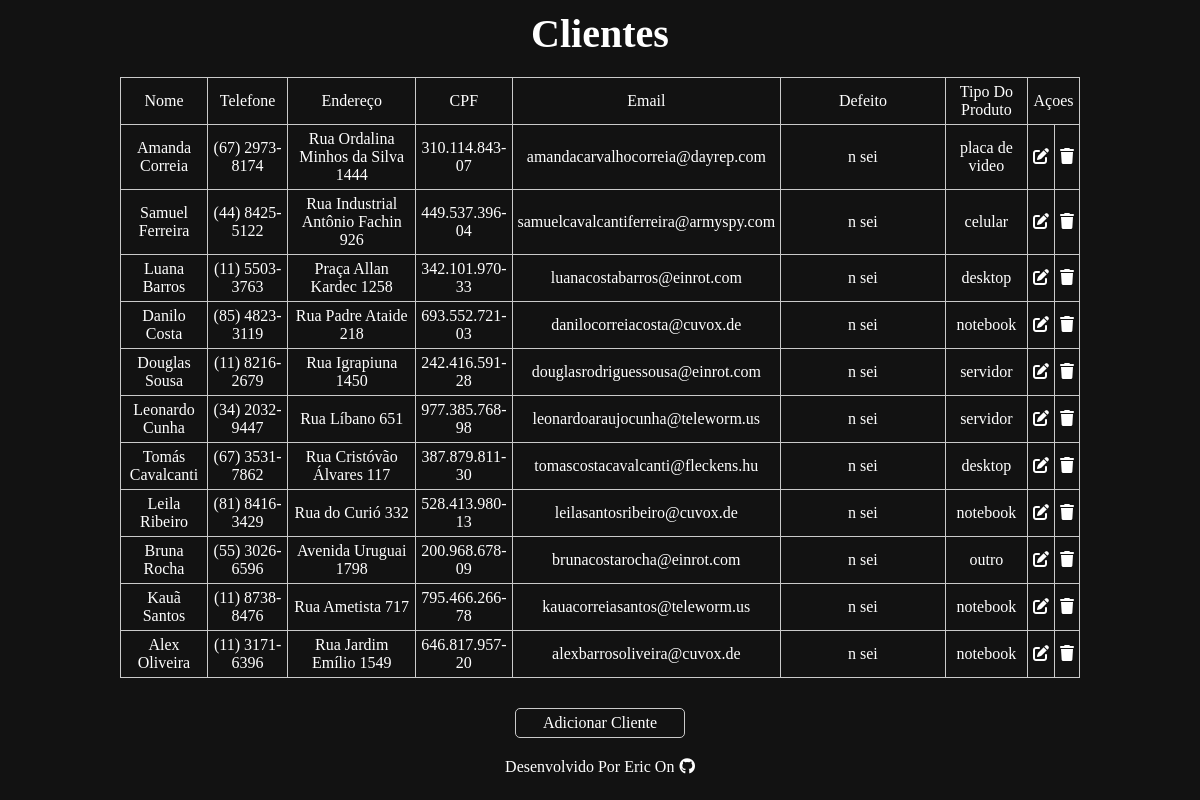
The page / on the database its author committed.
### tables this page shows
CREATE TABLE `clientes` (
  `id_cliente` int(11) NOT NULL AUTO_INCREMENT,
  `nome` varchar(255) NOT NULL,
  `telefone` varchar(255) NOT NULL,
  `endereço` text NOT NULL,
  `cpf` varchar(15) NOT NULL,
  `email` text NOT NULL,
  `defeito` text NOT NULL,
  `id_produto` int(11) DEFAULT NULL,
  `dh_registro` datetime DEFAULT NULL,
  PRIMARY KEY (`id_cliente`)
);

CREATE TABLE `produto` (
  `id_produto` int(11) NOT NULL AUTO_INCREMENT,
  `tipo_produto` varchar(255) NOT NULL,
  PRIMARY KEY (`id_produto`)
);

### index.php (the view, shortened to what this page needs)
<!DOCTYPE html>
<html lang="pt-br">
<head>
    <link rel="stylesheet" href="css/estilo.css">
</head>
<body>
    <h1>Clientes</h1>
    <table border="1">
        <tr>
            <td>Nome</td>
            <td>Telefone</td>
            <td>Endereço</td>
            <td>CPF</td>
            <td>Email</td>
            <td>Defeito</td>
            <td>Tipo Do Produto</td>
            <td colspan="2">Açoes</td>
        </tr>
        <?php
        require_once 'php/conexao.php';
        $sql = "SELECT * FROM clientes
        JOIN produto ON clientes.id_produto = produto.id_produto";
        $resultado = mysqli_query($connection, $sql);
        while ($clientes = mysqli_fetch_array($resultado)) {
        ?>
            <tr>
                <td><?php echo $clientes['nome']; ?></td>
                <td><?php echo $clientes['telefone']; ?></td>
                <td><?php echo $clientes['endereço']; ?></td>
                <td><?php echo $clientes['cpf']; ?></td>
                <td><?php echo $clientes['email']; ?></td>
                <td><?php echo $clientes['defeito']; ?></td>
                <td><?php echo $clientes['tipo_produto']; ?></td>
                <td><a href="php/editar.php?id=<?php echo $clientes['id_cliente']; ?>"><abbr title="editar registro"><i class="fas fa-edit"></abbr></i></a></td>
                <td><a href="php/deletar.php?id=<?php echo $clientes['id_cliente']; ?>"><abbr title="excluir registro"><i class="fas fa-trash"></abbr></i></a></td>
            </tr>
        <?php
        }
        ?>
    </table>
    <a class="voltar_form" href="php/formulario.php">Adicionar Cliente</a>
    <footer>
        <a target="_black" href="https://github.com/ericrq">Desenvolvido Por Eric On<i class="fa fa-github"></i></a>
    </footer>
</body>
</html>

### css/estilo.css (style rules this page uses)
* { margin: 0; padding: 0; outline: 0; box-sizing: border-box; margin: 0 auto; background-color: #121212; caret-color: rgb(255, 255, 255); color: rgb(255, 255, 255); text-decoration: none; }
.voltar_form { background-color: #121212; margin-top: 30px; border: 1px solid #cacaca; border-radius: 5px; padding: 10px; height: 30px; width: 170px; display: flex; align-items: center; justify-content: center; }
h1 { text-align: center; font-size: 30pt; padding-top: 10px; background-color: #121212; }
::placeholder { color: #ffffffbb; text-align: center; }
table { margin-top: 20px; width: 80%; border: 1px solid #cacaca; border-collapse: collapse; text-align: center; }
td { border: 1px solid #cacaca; padding: 5px; }
td:first-child { width: 10%; }
td:nth-child(2) { width: 10%; }
td:nth-child(3) { width: 20%; }
td:nth-child(4) { width: 10%; }
td:nth-child(5) { width: 10%; }
td:nth-child(6) { width: 30%; }
td:nth-child(7) { width: 10%; }
footer { display: flex; flex-direction: column; align-items: center; padding-top: 20px; }
footer i { padding-left: 5px; }

### rows shown on the page
clientes: nome "Amanda Correia", telefone "(67) 2973-8174", endereço "Rua Ordalina Minhos da Silva 1444", cpf "310.114.843-07", email "amandacarvalhocorreia@dayrep.com", defeito "n sei", id_produto.tipo_produto "placa de video"
clientes: nome "Samuel Ferreira", telefone "(44) 8425-5122", endereço "Rua Industrial Antônio Fachin 926", cpf "449.537.396-04", email "samuelcavalcantiferreira@armyspy.com", defeito "n sei", id_produto.tipo_produto "celular"
clientes: nome "Luana Barros", telefone "(11) 5503-3763", endereço "Praça Allan Kardec 1258", cpf "342.101.970-33", email "luanacostabarros@einrot.com", defeito "n sei", id_produto.tipo_produto "desktop"
clientes: nome "Danilo Costa", telefone "(85) 4823-3119", endereço "Rua Padre Ataide 218", cpf "693.552.721-03", email "danilocorreiacosta@cuvox.de", defeito "n sei", id_produto.tipo_produto "notebook"
clientes: nome "Douglas Sousa", telefone "(11) 8216-2679", endereço "Rua Igrapiuna 1450", cpf "242.416.591-28", email "douglasrodriguessousa@einrot.com", defeito "n sei", id_produto.tipo_produto "servidor"
clientes: nome "Leonardo Cunha", telefone "(34) 2032-9447", endereço "Rua Líbano 651", cpf "977.385.768-98", email "leonardoaraujocunha@teleworm.us", defeito "n sei", id_produto.tipo_produto "servidor"
clientes: nome "Tomás Cavalcanti", telefone "(67) 3531-7862", endereço "Rua Cristóvão Álvares 117", cpf "387.879.811-30", email "tomascostacavalcanti@fleckens.hu", defeito "n sei", id_produto.tipo_produto "desktop"
clientes: nome "Leila Ribeiro", telefone "(81) 8416-3429", endereço "Rua do Curió 332", cpf "528.413.980-13", email "leilasantosribeiro@cuvox.de", defeito "n sei", id_produto.tipo_produto "notebook"
clientes: nome "Bruna Rocha", telefone "(55) 3026-6596", endereço "Avenida Uruguai 1798", cpf "200.968.678-09", email "brunacostarocha@einrot.com", defeito "n sei", id_produto.tipo_produto "outro"
clientes: nome "Kauã Santos", telefone "(11) 8738-8476", endereço "Rua Ametista 717", cpf "795.466.266-78", email "kauacorreiasantos@teleworm.us", defeito "n sei", id_produto.tipo_produto "notebook"
clientes: nome "Alex Oliveira", telefone "(11) 3171-6396", endereço "Rua Jardim Emílio 1549", cpf "646.817.957-20", email "alexbarrosoliveira@cuvox.de", defeito "n sei", id_produto.tipo_produto "notebook"
